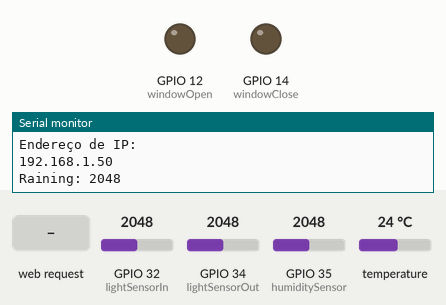
A sketch run on a simulated ESP32. On the bench: output pins drawn as LEDs (lit = HIGH), the last lines printed to the serial monitor. The inputs (shaded band) are chosen by the test bench; at power-on: GPIO 32 (lightSensorIn) = 2048, GPIO 34 (lightSensorOut) = 2048, GPIO 35 (humiditySensor) = 2048, temperature 24 °C. WiFi joins after 1.5 s; servers stay silent unless stated; nothing arrives over Bluetooth unless stated.

Above: at 4.2 s.
4.3 s: HTTP request GET /WindowOpen received
At 7.0 s:
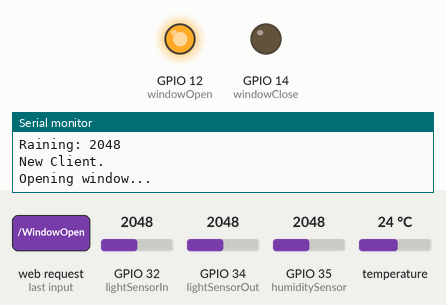
7.5 s: HTTP request GET /WindowClose received
At 11.6 s:
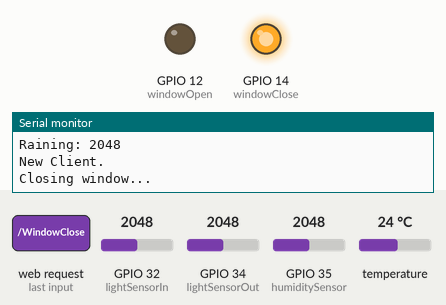
Timing chart, 0 to 13.1 s (numbered marks = the images above; inputs shaded):
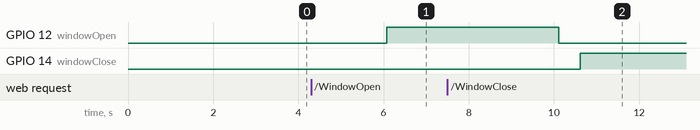

Measured:
- after the input at 4.3 s, GPIO 12 (windowOpen): LOW → HIGH after 1.8 s
- after the input at 7.5 s, GPIO 12 (windowOpen): HIGH → LOW after 2.6 s; GPIO 14 (windowClose): LOW → HIGH after 3.1 s

The sketch:

Thermal_Confort.ino
```cpp
//-----------------------------------------------------------------------------------------
//LIBRARY IMPORTS -- 1364346
//-----------------------------------------------------------------------------------------
#include <BLEDevice.h> //importing bluetooth library
//#include <WiFi.h> //importing wifi library
#include <WebServer.h> //importing webserver library to setup a server on the ESP
#include <OneWire.h>
#include <DallasTemperature.h>


//-----------------------------------------------------------------------------------------
//VARIABLES
//-----------------------------------------------------------------------------------------

//Defined variables
//-----------------------------------------------------------------------------------------
//Bluetooth
#define TARGET_rssi -100 //rssi limite para ligar o relê.
#define MAX_MISSING_TIME 300000 //300.000ms = 300s = 5min

//WiFi
WiFiServer server(80);

//Temperature Sensor
#define ONE_WIRE_BUS 0// Data wire is plugged TO GPIO 0
OneWire oneWire(ONE_WIRE_BUS);// Setup a oneWire instance to communicate with OneWire devices
DallasTemperature sensors(&oneWire);// Pass our oneWire reference to Dallas Temperature.
DeviceAddress tempDeviceAddress; // We'll use this variable to store a found device address

//Humidity Sensor
#define humiditySensor 35// Humidity Sensor is plugged TO GPIO 4

//Light Sensor
#define lightSensorOut 34// Outdoor light sensor is plugged TO GPIO 34
#define lightSensorIn 32// Indoor light sensor is plugged TO GPIO 23

//Output
#define windowClose 14// Rele to close window is plugged TO GPIO 14
#define windowOpen 12// Rele to open window is plugged TO GPIO 12
#define infraRed 2// Infrared to control Air is plugged TO GPIO 2

//Bluetooth Variables
//-----------------------------------------------------------------------------------------
BLEScan* pBLEScan; //Variável que irá guardar o scan
uint64_t lastFoundTime[2] = {0, 0}; //Tempo em que encontrou o iTag pela última vez
uint64_t DeltaLFT[2] = {0, 0};
uint64_t now = 0;
int BLErssi = 0;
int BLEDevice = 0;

int i = 0; //generic variable used as a pointer on For's functions, DO NOT USE TO SAVE INFO

//Bluetooth Users Setup - Logical part
int numberOfUsers = 2;
char ADDRESS[2][18] = {"d9:eb:46:eb:42:f0", "d5:ff:84:84:ec:d5"};
char User[2][20] = {"Lucas", "Renan"};
int UserRSSI[2] = {0, 0};
boolean hasMR = false;
int MRUser = -1;
int LRUser = -1;

//Wifi Variables
//-----------------------------------------------------------------------------------------
const char* ssid = "REDE.CASA"; //SSID address of the WiFi connection
const char* password = "Na0Interess4"; //password of the WiFi
boolean wifiConnected = false; //flag for the wifi connection status

//Temperature Sensor Variables
//-----------------------------------------------------------------------------------------
int numberOfDevices;// Number of temperature devices found
float temperatureIn = 0;
float temperatureOut = 0;

//Humidity Sensor Variables
//-----------------------------------------------------------------------------------------
int humidityValue = 0;
int wetValue = 3000;

//Light Sensor Variables
//-----------------------------------------------------------------------------------------
int lightValueIn = 0;
int lightValueOut = 0;
int nightValue = 200;

//Logical Variables
//-----------------------------------------------------------------------------------------
boolean windowAuto[2] = {false,false};
boolean airAuto[2] = {false,false};
boolean raining = false;
boolean opened = false;
int windowDelay = 1500;
int airDelay = 100;

//User preferences
//-----------------------------------------------------------------------------------------
int userTemperature[2] = {23, 25};
int deltaTempConfort[2] = {2, 2};
int userLight[2] = {2000, 2500};
int deltaLightConfort[2] = {400, 400};

//-----------------------------------------------------------------------------------------
//FUNCTIONS
//-----------------------------------------------------------------------------------------

//Setup Functions
//-----------------------------------------------------------------------------------------
char connectWifi(){
  i = 15;
  while (WiFi.status() != WL_CONNECTED && i>0) {
    delay(500);
    Serial.print(".");
    if (WiFi.status() == WL_CONNECTED){
      wifiConnected = true;
      Serial.println("connected");
    }
    Serial.println(i);
    i--;
  }
    return WiFi.status();
}


//Read Connection Functions
//-----------------------------------------------------------------------------------------
//Callback das chamadas ao scan - Bluetooth
class MyAdvertisedDeviceCallbacks: public BLEAdvertisedDeviceCallbacks
{
    void onResult(BLEAdvertisedDevice advertisedDevice)
  {
    //Se for o dispositivo que esperamos
    for(i = 0; i < numberOfUsers; i++){
      if(advertisedDevice.getAddress().toString() == ADDRESS[i]){//Marcamos como encontrado, paramos o scan e guardamos o rssi
        BLEDevice = i;
        BLErssi = advertisedDevice.getRSSI();
        UserRSSI[BLEDevice] = BLErssi;
        if(BLErssi > TARGET_rssi){
          lastFoundTime[BLEDevice] = millis(); //Tempo em milissegundos de quando encontrou
        }
      }
    }
  }
};

//Function to resquet temperature
float requestTemp(int sensor){
  sensors.requestTemperatures();
  if(sensors.getAddress(tempDeviceAddress, sensor)){
    float tempC = sensors.getTempC(tempDeviceAddress);
    return tempC;
  }
}


//Core Functions
//-----------------------------------------------------------------------------------------
//Check Wifi Connection & Conditions
//-----------------------------------------------------------------------------------------
void checkWifi(){

  if (!wifiConnected){
  Serial.println("");
  Serial.println("Re-trying to connect..");
  connectWifi();
  }

  else {
  WiFiClient client = server.available();

  if (client) {
    Serial.println("New Client.");
    String currentLine = "";

    while (client.connected()) {
      if (client.available()) {
        char c = client.read();
        if (c == '\n') {
          if (currentLine.length() == 0) {
            client.println("HTTP/1.1 200 OK");
            client.println("Content-type:text/html");
            client.println();
            client.print("<b>Window options:</b><br>");
            client.print("Click <a href=\"/WindowOpen\">here</a> to open the Window.<br>");
            client.print("Click <a href=\"/WindowClose\">here</a> to close the Window.<br><br>");
//            client.print("*");
            client.print("<b>Air Conditioner options:</b><br>");
            client.print("Click <a href=\"/AirOn\">here</a> to turn the Air Conditioner on.<br>");
            client.print("Click <a href=\"/AirOff\">here</a> to turn the Air Conditioner off.<br><br>");
//            client.print("*");
            client.print("<b>Temperature options:</b><br>");
            client.print("Click <a href=\"/TempUp\">here</a> to increase the temperature.<br>");
            client.print("Click <a href=\"/TempDown\">here</a> to decrease the temperature.<br><br>");
//            client.print("*");
            client.print("<b>Automation options:</b><br>");
            client.print("Click <a href=\"/WindowAutoOn\">here</a> to turn the Window Automation on.<br>");
            client.print("Click <a href=\"/WindowAutoOff\">here</a> to turn the Window Automation off.<br>");
            client.print("Click <a href=\"/AirAutoOn\">here</a> to turn the Air Conditioner Automation on.<br>");
            client.print("Click <a href=\"/AirAutoOff\">here</a> to turn the Air Conditioner Automation off.<br><br>");
//            client.print("*");
            client.print("<br><b>Last internal temperature: </b>");
            client.print(temperatureIn);
            client.print(" C<br><b>Last outdoor temperature: </b>");
            client.print(temperatureOut);
            client.print(" C<br><br><b>Most relevant user:</b> ");
            client.print(User[MRUser]);
            client.print("<br><b>User preferred temperature:</b> ");
            client.print(userTemperature[MRUser]);
            client.print(" C");
            client.println();
            break;
          } else {
            currentLine = "";
          }
        } else if (c != '\r') {
          currentLine += c;
        }
        if (currentLine.endsWith("GET /WindowOpen")) {
          Serial.println("Opening window...");
          windowAuto[MRUser] = false;
          airAuto[MRUser] = false;
          manualChangeWindowStatus(true);
          updatePreferences();
        }
        if (currentLine.endsWith("GET /WindowClose")) {
          Serial.println("Closing window...");
          windowAuto[MRUser] = false;
          manualChangeWindowStatus(false);
          updatePreferences();
        }
        if (currentLine.endsWith("GET /AirOn")) {
          Serial.println("Turning air on");
          airAuto[MRUser] = false;
          windowAuto[MRUser] = false;
          manualChangeAirStatus(true);
          updatePreferences();
        }
        if (currentLine.endsWith("GET /AirOff")) {
          Serial.println("Turning air off");
          airAuto[MRUser] = false;
          manualChangeAirStatus(false);
          updatePreferences();
        }
        if (currentLine.endsWith("GET /TempUp")) {
          Serial.println("Turning air off");
          userTemperature[MRUser] ++;
        }
        if (currentLine.endsWith("GET /TempDown")) {
          Serial.println("Turning air off");
          userTemperature[MRUser] --;
        }
        if (currentLine.endsWith("GET /WindowAutoOn")) {
          Serial.println("Auto window control on");
          windowAuto[MRUser] = true;
        }
        if (currentLine.endsWith("GET /WindowAutoOff")) {
          Serial.println("Auto window control off");
          windowAuto[MRUser] = false;
        }
        if (currentLine.endsWith("GET /AirAutoOn")) {
          Serial.println("Auto air control and window on");
          windowAuto[MRUser] = true;
          airAuto[MRUser] = true;
        }
        if (currentLine.endsWith("GET /AirAutoOff")) {
          Serial.println("Auto air control off");
          airAuto[MRUser] = false;
        }
      }
    }
    client.stop();
    Serial.println("Client Disconnected.");
  }
  }
}


//Check bluetooth status - Core Functions
//-----------------------------------------------------------------------------------------
void checkBLE(){


  pBLEScan->start(1, false);
  now = millis(); //Tempo em milissegundos desde o boot
  DeltaLFT[0] = now - lastFoundTime[0];
  DeltaLFT[1] = now - lastFoundTime[1];

  if((!hasMR) && (DeltaLFT[0] != now) && ((lastFoundTime[0] < lastFoundTime[1]) || lastFoundTime[1] == 0)){
    MRUser = 0;
    LRUser = 1;
    hasMR = true;
  }
    else if((!hasMR) && (DeltaLFT[1] != now) && ((lastFoundTime[1] < lastFoundTime[0]) || lastFoundTime[0] == 0)){
    MRUser = 1;
    LRUser = 0;
    hasMR = true;
  }
    else if((DeltaLFT[MRUser] < now) && (DeltaLFT[MRUser] > MAX_MISSING_TIME)){
    lastFoundTime[MRUser] = 0;

      if((DeltaLFT[LRUser] < now) && (DeltaLFT[LRUser] < MAX_MISSING_TIME)){
        MRUser = LRUser;
        LRUser = -1;
      }
      else {
        lastFoundTime[LRUser] = 0;
        MRUser = -1;
        LRUser = -1;
        hasMR = false;
      }
    }
}

//Open/Close window - Core Functions
//-----------------------------------------------------------------------------------------
void changeWindowStatus(boolean statusOpen){
  if (statusOpen != opened){
   digitalWrite(windowOpen, LOW);
   digitalWrite(windowClose, LOW);
   delay(500);
  if (statusOpen){
    digitalWrite(windowOpen, HIGH);
    opened = true;
    } else {
      digitalWrite(windowClose, HIGH);
//      Serial.println("fechando...");
      opened = false;
      }
  delay(windowDelay);
  }
}

void autoChangeWindowStatus(boolean statusOpen){
  if(windowAuto[MRUser]){
    if(raining){
      changeWindowStatus(false);
    } else{
    changeWindowStatus(statusOpen);
    }
  }
}

void manualChangeWindowStatus(boolean statusOpen){
    changeWindowStatus(statusOpen);
}

//On/Off Air Conditioner - Core Functions
//-----------------------------------------------------------------------------------------
void changeAirStatus(boolean statusOn){
  if (statusOn){
    digitalWrite(infraRed, HIGH);
    } else {
      digitalWrite(infraRed, LOW);
      }
  delay(airDelay);
}

void autoChangeAirStatus(boolean statusOn){
  if(airAuto[MRUser]){
    changeAirStatus(statusOn);
  }
}

void manualChangeAirStatus(boolean statusOn){
    changeAirStatus(statusOn);
}

//User preferences - Core Functions
//-----------------------------------------------------------------------------------------
void updatePreferences(){//set timer to update after 3 minutes
  int temp = userTemperature[MRUser];
  int light = userLight[MRUser];
  userTemperature[MRUser] = (temperatureIn + temp)/2;
  userLight[MRUser] = (lightValueIn + light)/2;
}

//Raining - Core Functions
//-----------------------------------------------------------------------------------------
void checkRain(){
  humidityValue = analogRead(humiditySensor);
  if (humidityValue < wetValue){
    Serial.print("Raining: ");
    Serial.println(humidityValue);
    raining = true;
    autoChangeWindowStatus(false);
  } else {
    raining = false;
  }
}

//Light and Temperature - Core Functions
//-----------------------------------------------------------------------------------------
void readLight(){
  lightValueIn = analogRead(lightSensorIn);
  lightValueOut = analogRead(lightSensorOut);
}

void readTemp(){
  temperatureIn = requestTemp(0);//read the indoor temperature
  temperatureOut = requestTemp(1);//read the outdoor temperature
}

//Conformt - Core Functions
//-----------------------------------------------------------------------------------------
void checkConfort(){
  readTemp();
  readLight();
  if(MRUser != -1){
    int deltaTempIn = abs(temperatureIn - userTemperature[MRUser]);
    int deltaTempOut = abs(temperatureOut - userTemperature[MRUser]);
    int deltaLightIn = abs(lightValueIn - userLight[MRUser]);
    int deltaLightOut = abs(lightValueOut - userLight[MRUser]);
      Serial.println(deltaTempIn);
      Serial.println(deltaTempOut);
      Serial.println(deltaLightIn);
      Serial.println(deltaLightOut);


    if(lightValueOut < nightValue){//is night
      autoChangeWindowStatus(false);
      Serial.println("Night...");
      if((airAuto[MRUser] != -1) && (deltaTempIn > deltaTempConfort[MRUser])){
        autoChangeAirStatus(true);
        Serial.println("Air ON");
      }
    } else {//day
        if((airAuto[MRUser] != -1) && (deltaTempIn > deltaTempConfort[MRUser])){
          if((temperatureIn > temperatureOut) && (deltaTempOut > deltaTempConfort[MRUser])){
            autoChangeWindowStatus(true);
            Serial.println("Fresh Air");
          } else {
            if((temperatureIn > userTemperature[MRUser])){
            Serial.println("Cooled Air");
            autoChangeWindowStatus(false);
            autoChangeAirStatus(true);
            } else {//((temperatureIn < userTemperature[MRUser]) && (temperatureOut > userTemperature[MRUser]))
            Serial.println("Heated Air");
            autoChangeWindowStatus(false);
            autoChangeAirStatus(true);
            }
            }
        } else if(deltaLightIn > deltaLightConfort[MRUser]){
            if((lightValueIn < lightValueOut) && (deltaLightOut > deltaLightConfort[MRUser])){
              autoChangeWindowStatus(true);
              Serial.println("Fresh Light");
            } else {
              autoChangeWindowStatus(true);
              Serial.println("Default - Window Opened");
            }
          }
      }
  }
}

//-----------------------------------------------------------------------------------------
//BASIC SETUP
//-----------------------------------------------------------------------------------------

void setup()
{

  //should be deleted when completed, serial will be just used to see if the program is working as planned
  Serial.begin(115200);//TO BE DELETED
  Serial.println();//TO BE DELETED
  Serial.print("Conectando-se a ");//TO BE DELETED
  Serial.println(ssid);//TO BE DELETED

//WiFi Setup
  WiFi.begin(ssid, password);
  connectWifi();
if (wifiConnected){
  Serial.println("");//TO BE DELETED
  Serial.println("WiFi conectado.");//TO BE DELETED
  Serial.println("Endereço de IP: ");//TO BE DELETED
  Serial.println(WiFi.localIP());//TO BE DELETED
  server.begin();
  }
  else {//TO BE DELETED
  Serial.println("");//TO BE DELETED
  Serial.println("WiFi não conectado.");//TO BE DELETED
  }//TO BE DELETED


//Bluetooth Setup
  BLEDevice::init("");
  pBLEScan = BLEDevice::getScan();
  pBLEScan->setAdvertisedDeviceCallbacks(new MyAdvertisedDeviceCallbacks());
  pBLEScan->setActiveScan(true);

//Temperature Sensor
  sensors.begin();// Start up the library
  numberOfDevices = sensors.getDeviceCount();// Grab a count of devices on the wire
  temperatureIn = requestTemp(0);//setup the base temperature
  temperatureOut = requestTemp(1);//setup the base temperature

//Physical output setup
  pinMode(windowClose, OUTPUT);// should be the rele output
  pinMode(windowOpen, OUTPUT);// should be the rele output
  digitalWrite(windowClose, LOW);
  digitalWrite(windowOpen, LOW);
}


//-----------------------------------------------------------------------------------------
//LOOP
//-----------------------------------------------------------------------------------------
void loop()
{
  checkRain();
  checkWifi();
  checkBLE();
  checkConfort();
  Serial.println("Loop...");
}
```
